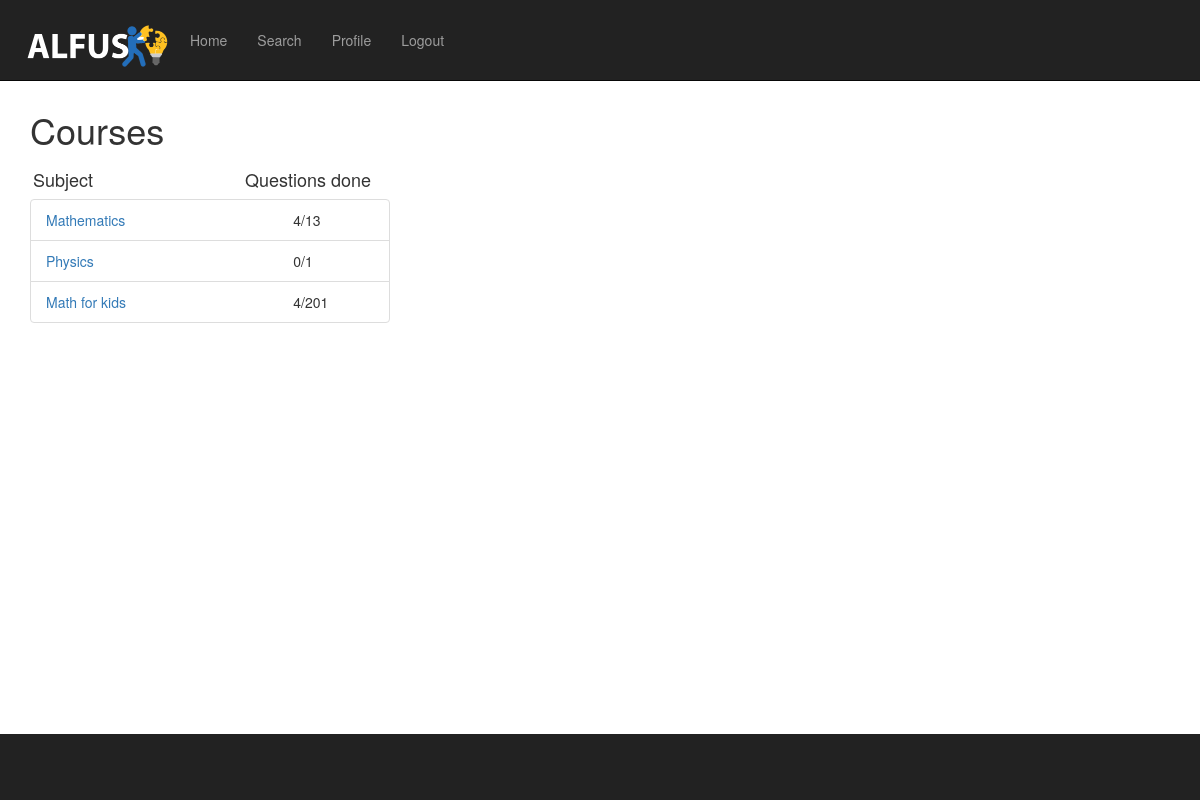
The app's page /questions/ (signed in) with its own data.
### questions/models.py (models this page shows)
class Subject(models.Model):
    name = models.CharField(max_length=200)
    def __str__(self):
        return self.name

### questions/views.py (the view)
@login_required(login_url="/login/")
def index(request):
    zipped = get_chapters(request)
    return render(request, 'questions/index.html', {'subject_list': zipped})

### questions/templates/questions/index.html (shortened to what this page needs)
{% extends "questions/base.html" %}
{% block content %}
    <h1 style="top: 20px;position: relative"> Courses</h1>
    <div class="container">
        <div style="top: 20px;position: relative">
            <h4 class="subjecttextstyle"> Subject </h4>
            <h4 class="questionprogresstextstyle"> Questions done </h4>
        </div>
    </div>
    <div style="padding-top: 20px;">
        {% if subject_list %}
            <ul class="list-group" style=" width: 360px;table-layout: fixed;">
                {% for subject, subject_answered, count in subject_list %}
                    <li class="list-group-item">
                    <div class="row">
                        <div class="col-xs-4" >
                            <a href="{% url 'questions:index_questions' subject.id %}">{{ subject }}</a>
                        </div>
                    <div class="col-xs-4" style="left: 110px">
                        &emsp; {{ subject_answered }}/{{ count }}
                    </div>
                     </div>
                {% endfor %}
            </ul>
        {% else %}
            <p>No courses are available.</p>
        {% endif %}
    </div>
{% endblock %}

### questions/static/questions/css/stylesheet.css (style rules this page uses)
html, body { height: 100%; margin: 0; padding: 0; }
.container { min-height: 91%; }

### questions/static/questions/css/logo-nav.css (style rules this page uses)
body { padding-top: 70px; }
@media (min-width:768px) { body { padding-top: 100px; } }

### questions/templates/questions/base.html (style rules this page uses)
body { padding-top: 70px; }

### questions/templates/questions/index.html (style rules this page uses)
.subjecttextstyle { float: left; position: relative; left: -12px }
.questionprogresstextstyle { float: left; position: relative; left: 140px }

### records on screen
Subject: name "Mathematics", subject_answered "4", count "13"
Subject: name "Physics", subject_answered "0", count "1"
Subject: name "Math for kids", id "4", count "201"
